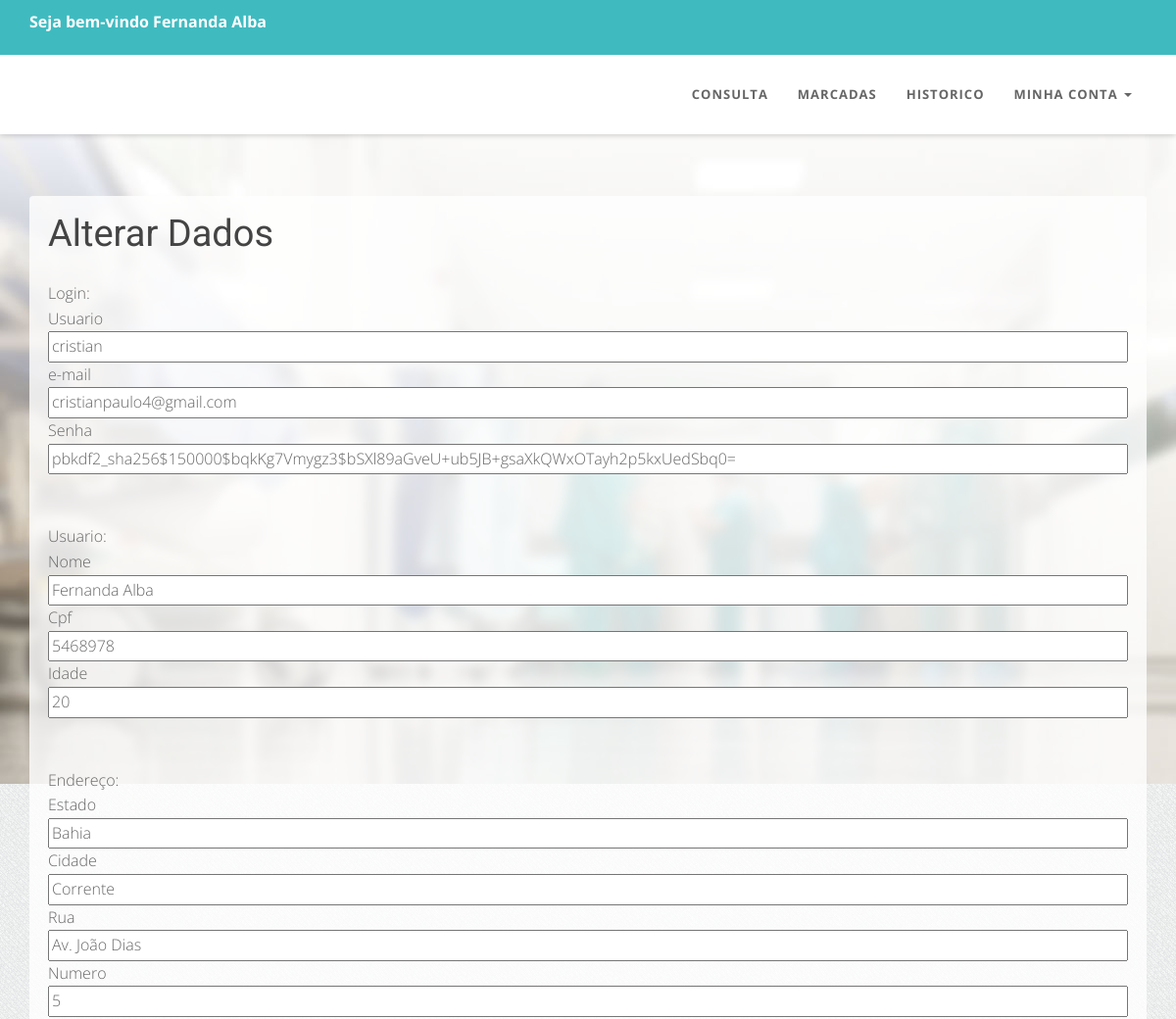
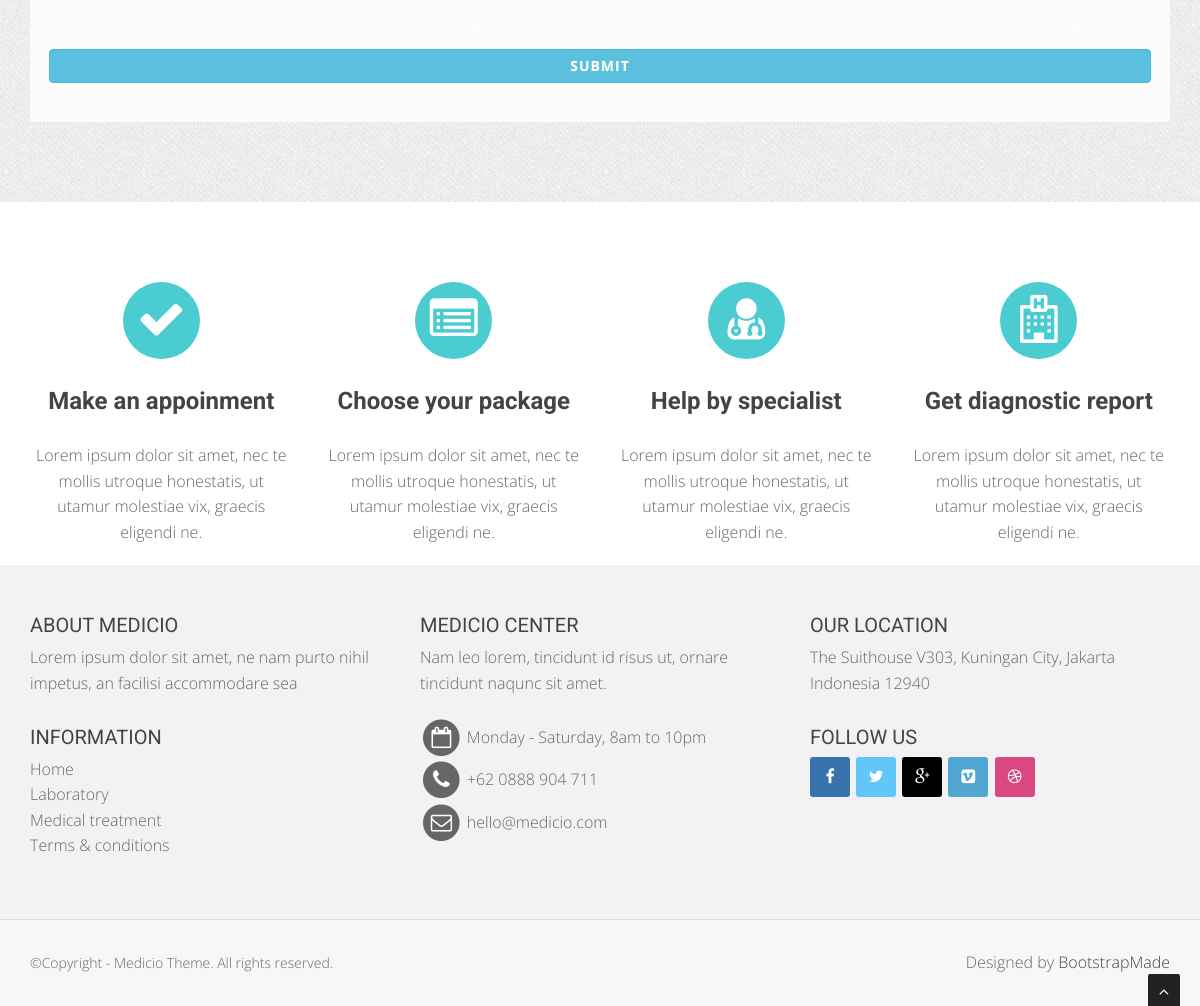
The page /alterar_meus_dados/1/ on the database its author committed (2 pictures, top to bottom).
### pwII/models.py (models this page shows, shortened)
class Cliente(models.Model):
    nome = models.CharField(max_length=100, null=False, blank=False)
    cpf = models.CharField(max_length=100, null=False, blank=False)
    idade = models.CharField(max_length=100, null=False, blank=False)
    user = models.OneToOneField(User, on_delete=models.SET_NULL, null=True)
    endereco = models.OneToOneField(Endereco, on_delete=models.SET_NULL, null=True)

class Endereco(models.Model):
    estado = models.CharField(max_length=100, null=False, blank=False)
    cidade = models.CharField(max_length=50, null=False, blank=False)
    bairro = models.CharField(max_length=50, null=False, blank=False)
    logradouro = models.CharField(max_length=100, null=False, blank=False)
    numero = models.IntegerField(null=False, blank=False)

### pwII/views.py (the view)
# urls.py: path('alterar_meus_dados/<int:pk>/', views.alterar_meus_dados, name='alterar_meus_dados'),
def alterar_meus_dados(request,pk):
    cliente = Cliente.objects.get(pk = pk)
    user_dados_cliente = Cliente.objects.get(id=pk)
    return render(request, 'pwII/alterar_meus_dados.html', {'user_dados_cliente':user_dados_cliente,'user':cliente})

### pwII/templates/pwII/alterar_meus_dados.html (shortened to what this page needs)
{% extends 'pwII/base.html' %}
{% load static %}
{% block content %}
<h1>Alterar Dados</h1>
<div>
<form method="POST" action="{% url 'salvar_meus_dados' %}">
	Login:
	<br>
	Usuario
        <br>
        <input name="username" type="text" value="{{user_dados_cliente.user.username}}">
        <br>
        e-mail
        <br>
        <input name="email" type="text" value="{{user_dados_cliente.user.email}}">
        <br>
        Senha
        <br>
        <input name="senha" type="text" value="{{user_dados_cliente.user.password}}">
        <br>
        <br>
        <br>
    Usuario:
    	<br>
    	Nome
        <br>
        <input name="nome" type="text" value="{{user_dados_cliente.nome}}">
    	<br>
    	Cpf
        <br>
        <input name="cpf" type="text" value="{{user_dados_cliente.cpf}}">
        <br>
        Idade
        <br>
        <input name="idade" type="text" value="{{user_dados_cliente.idade}}">
        <br>
        <br>
        <br>
    Endereço:
    	<br>
    	Estado
        <br>
        <input name="estado" type="text" value="{{user_dados_cliente.endereco.estado}}">
    	<br>
    	Cidade
        <br>
        <input name="cidade" type="text" value="{{user_dados_cliente.endereco.cidade}}">
    	<br>
        Rua
        <input name="logradouro" type="text" value="{{user_dados_cliente.endereco.logradouro}}">
    	<br>
    	Numero
        <br>
        <input name="numero" type="text" value="{{user_dados_cliente.endereco.numero}}">
    	<br>
        <br>
        <br>
	<input onclick="dados_alterados()" type="submit" class="btn btn-info">
</form>
</div>
{% endblock %}

### pwII/templates/pwII/base.html (shortened to what this page needs)
{% load static %}
<!DOCTYPE html>
<html lang="pt-Br">
<head>
  <link href="{% static 'css/bootstrap.min.css'%}" rel="stylesheet" type="text/css">
  <link href="{% static 'font-awesome/css/font-awesome.min.css'%}" rel="stylesheet" type="text/css" />
  <link rel="stylesheet" type="text/css" href="{% static 'plugins/cubeportfolio/css/cubeportfolio.min.css'%}">
  <link href="{% static 'css/nivo-lightbox.css'%}" rel="stylesheet" />
  <link href="{% static 'css/nivo-lightbox-theme/default/default.css'%}" rel="stylesheet" type="text/css" />
  <link href="{% static 'css/owl.carousel.css'%}" rel="stylesheet" media="screen" />
  <link href="{% static 'css/owl.theme.css'%}" rel="stylesheet" media="screen" />
  <link href="{% static 'css/animate.css'%}" rel="stylesheet" />
  <link href="{% static 'css/style.css'%}" rel="stylesheet">
  <link id="bodybg" href="{% static 'bodybg/bg1.css'%}" rel="stylesheet" type="text/css" />
  <link id="t-colors" href="{% static 'color/default.css'%}" rel="stylesheet">
</head>
<body id="page-top" data-spy="scroll" data-target=".navbar-custom">
  <div id="wrapper">
    <nav class="navbar navbar-custom navbar-fixed-top" role="navigation">
      <div class="top-area">
        <div class="container">
          <div class="row">
            <div class="col-sm-6 col-md-6">
              <p class="bold text-left">Seja bem-vindo {{user.nome}} </p>
            </div>
            <div class="col-sm-6 col-md-6">
            </div>
          </div>
        </div>
      </div>
      <div class="container navigation">
        <div class="collapse navbar-collapse navbar-right navbar-main-collapse">
          <ul class="nav navbar-nav">
            <li><a href="{% url 'marcar'  pk=user.id %}">Consulta</a></li>
            <li><a href="{% url 'list_consulta' pk=user.id %}">Marcadas</a></li>
            <li><a href="{% url 'historico' pk=user.id %}">Historico</a></li>
            <li class="dropdown">
              <a href="#" class="dropdown-toggle" data-toggle="dropdown">Minha conta <b class="caret"></b></a>
            </li>
          </ul>
        </div>
      </div>
    </nav>
    <section id="intro" class="intro">
      <div class="intro-content">
        <div class="container">
          <div class="row">
            <div class="container">
              <div class="well well-trans" >
                <div class="wow fadeInRight" data-wow-delay="0.1s">
                  <ul class="lead-list">
                    {% block content %}
                    {% endblock %}
                </ul>
                </div>
              </div>
            </div>
          </div>
        </div>
      </div>
    </section>
    <section id="boxes" class="home-section paddingtop-80">
      <div class="container">
        <div class="row">
          <div class="col-sm-3 col-md-3">
            <div class="wow fadeInUp" data-wow-delay="0.2s">
              <div class="box text-center">
                <i class="fa fa-check fa-3x circled bg-skin"></i>
                <h4 class="h-bold">Make an appoinment</h4>
                <p>
                  Lorem ipsum dolor sit amet, nec te mollis utroque honestatis, ut utamur molestiae vix, graecis eligendi ne.
                </p>
              </div>
            </div>
          </div>
          <div class="col-sm-3 col-md-3">
            <div class="wow fadeInUp" data-wow-delay="0.2s">
              <div class="box text-center">
                <i class="fa fa-list-alt fa-3x circled bg-skin"></i>
                <h4 class="h-bold">Choose your package</h4>
                <p>
                  Lorem ipsum dolor sit amet, nec te mollis utroque honestatis, ut utamur molestiae vix, graecis eligendi ne.
                </p>
              </div>
            </div>
          </div>
          <div class="col-sm-3 col-md-3">
            <div class="wow fadeInUp" data-wow-delay="0.2s">
              <div class="box text-center">
                <i class="fa fa-user-md fa-3x circled bg-skin"></i>
                <h4 class="h-bold">Help by specialist</h4>
                <p>
                  Lorem ipsum dolor sit amet, nec te mollis utroque honestatis, ut utamur molestiae vix, graecis eligendi ne.
                </p>
              </div>
            </div>
          </div>
          <div class="col-sm-3 col-md-3">
            <div class="wow fadeInUp" data-wow-delay="0.2s">
              <div class="box text-center">
                <i class="fa fa-hospital-o fa-3x circled bg-skin"></i>
                <h4 class="h-bold">Get diagnostic report</h4>
                <p>
                  Lorem ipsum dolor sit amet, nec te mollis utroque honestatis, ut utamur molestiae vix, graecis eligendi ne.
                </p>
              </div>
            </div>
          </div>
        </div>
      </div>
    </section>
    <footer>
      <div class="container">
        <div class="row">
          <div class="col-sm-6 col-md-4">
            <div class="wow fadeInDown" data-wow-delay="0.1s">
              <div class="widget">
                <h5>About Medicio</h5>
                <p>
                  Lorem ipsum dolor sit amet, ne nam purto nihil impetus, an facilisi accommodare sea
                </p>
              </div>
            </div>
            <div class="wow fadeInDown" data-wow-delay="0.1s">
              <div class="widget">
                <h5>Information</h5>
                <ul>
                  <li><a href="#">Home</a></li>
                  <li><a href="#">Laboratory</a></li>
                  <li><a href="#">Medical treatment</a></li>
                  <li><a href="#">Terms & conditions</a></li>
                </ul>
              </div>
            </div>
          </div>
          <div class="col-sm-6 col-md-4">
            <div class="wow fadeInDown" data-wow-delay="0.1s">
              <div class="widget">
                <h5>Medicio center</h5>
                <p>
                  Nam leo lorem, tincidunt id risus ut, ornare tincidunt naqunc sit amet.
                </p>
                <ul>
                  <li>
                    <span class="fa-stack fa-lg">
                  <i class="fa fa-circle fa-stack-2x"></i>
                  <i class="fa fa-calendar-o fa-stack-1x fa-inverse"></i>
                </span> Monday - Saturday, 8am to 10pm
                  </li>
                  <li>
                    <span class="fa-stack fa-lg">
                  <i class="fa fa-circle fa-stack-2x"></i>
                  <i class="fa fa-phone fa-stack-1x fa-inverse"></i>
                </span> +62 0888 904 711
                  </li>
                  <li>
                    <span class="fa-stack fa-lg">
                  <i class="fa fa-circle fa-stack-2x"></i>
                  <i class="fa fa-envelope-o fa-stack-1x fa-inverse"></i>
                </span> hello@medicio.com
                  </li>
                </ul>
              </div>
            </div>
          </div>
          <div class="col-sm-6 col-md-4">
            <div class="wow fadeInDown" data-wow-delay="0.1s">
              <div class="widget">
                <h5>Our location</h5>
                <p>The Suithouse V303, Kuningan City, Jakarta Indonesia 12940</p>
              </div>
            </div>
            <div class="wow fadeInDown" data-wow-delay="0.1s">
              <div class="widget">
                <h5>Follow us</h5>
                <ul class="company-social">
                  <li class="social-facebook"><a href="#"><i class="fa fa-facebook"></i></a></li>
                  <li class="social-twitter"><a href="#"><i class="fa fa-twitter"></i></a></li>
                  <li class="social-google"><a href="#"><i class="fa fa-google-plus"></i></a></li>
                  <li class="social-vimeo"><a href="#"><i class="fa fa-vimeo-square"></i></a></li>
                  <li class="social-dribble"><a href="#"><i class="fa fa-dribbble"></i></a></li>
                </ul>
              </div>
            </div>
          </div>
        </div>
      </div>
      <div class="sub-footer">
        <div class="container">
          <div class="row">
            <div class="col-sm-6 col-md-6 col-lg-6">
              <div class="wow fadeInLeft" data-wow-delay="0.1s">
                <div class="text-left">
                  <p>&copy;Copyright - Medicio Theme. All rights reserved.</p>
                </div>
              </div>
            </div>
            <div class="col-sm-6 col-md-6 col-lg-6">
              <div class="wow fadeInRight" data-wow-delay="0.1s">
                <div class="text-right">
                  <div class="credits">
                    Designed by <a href="https://bootstrapmade.com/">BootstrapMade</a>
                  </div>
                </div>
              </div>
            </div>
          </div>
        </div>
      </div>
    </footer>
  </div>
  <a href="#" class="scrollup"><i class="fa fa-angle-up active"></i></a>
</body>
</html>

### pwII/static/css/style.css (style rules this page uses)
body { width: 100%; height: 100%; font-family: 'Open Sans', sans-serif; font-weight: 300; color: #666; background-color: #ddd; font-size: 16px; line-height: 1.6em; }
html { width: 100%; height: 100%; }
label, input, button, select, textarea { font-family: 'Open Sans', sans-serif; font-size: inherit; line-height: inherit; }
h1 { font-size: 38px; }
h4 { font-size: 28px; }
h5 { font-size: 24px; }
h1, h2, h3, h4, h5, h6 { margin: 0 0 30px; font-family: 'Roboto', sans-serif; font-weight: 400; color: #444; line-height: 1em; }
h1.h-bold,h2.h-bold,h3.h-bold ,h4.h-bold ,h5.h-bold ,h6.h-bold { font-weight: 700; }
p { margin: 0 0 20px; }
p.bold { font-weight: 700; }
a { color: #666; -webkit-transition: all .2s ease-in-out; -moz-transition: all .2s ease-in-out; transition: all .2s ease-in-out; }
.top-area { -webkit-transition: all .4s ease-in-out; -moz-transition: all .4s ease-in-out; transition: all .4s ease-in-out; width: 100%; color: #fff; padding-top: 10px; padding-bottom: 10px; }
.top-area p { margin-bottom: 10px; }
.navbar.navbar-custom { width: inherit; margin: 0 auto; padding-bottom:0; box-shadow: 0 0 3px rgba(0,0,0,0.12); box-shadow: 0 1px 6px rgba(0,0,0,.2); -webkit-box-shadow: 0 1px 6px rgba(0,0,0,.2); -moz-box-shadow: 0 1px 6px rgba(0,0,0,.2); -o-box-shadow: 0 1px 6px rgba(0,0,0,.2); }
.navbar.navbar-custom .navigation { padding-bottom: 15px; }
.navbar { margin-bottom: 0; border-bottom: 1px solid rgba(255,255,255,.3); }
.navbar.navbar-custom.navbar-fixed-top { background: #fff; }
.navbar.navbar-custom { padding-top: 0; }
.navbar.navbar-custom ul.nav.navbar-nav { margin-top: 15px; -webkit-transition: all .4s ease-in-out; -moz-transition: all .4s ease-in-out; transition: all .4s ease-in-out; }
.navbar-custom ul.nav li a { font-size: 13px; letter-spacing: 1px; color: #666; text-transform: uppercase; font-weight: 700; background: transparent; }
.paddingtop-80 { padding-top:80px !important; }
.home-section { padding-top: 150px; display:block; position:relative; z-index:120; background-color: #fff; }
.intro { width:100%; position:relative; }
.intro-content { background: url(../img/dummy/bg1.jpg) no-repeat top center; padding:200px 0 60px; }
ul.lead-list { list-style: none; margin-left: 0; padding-left: 0; margin-bottom: 20px; }
.well.well-trans { background-color: rgba(255,255,255,.8); -webkit-box-shadow: none; box-shadow: none; border: none; }
.box h4 { font-size: 24px; }
.box i { margin-bottom: 30px; }
.circled { border-radius: 50%; display: inline-block; color: #fff; width: 1.6em; height: 1.6em; text-align: center; line-height: 1.6em; }
.company-social { margin-left: 0; padding-left: 0; margin-top: 10px; }
.company-social { text-align: left; list-style: none; }
.company-social li { margin:0; padding:0; display: inline-block; }
.company-social a { margin:0 2px 0 0; }
.company-social a i { width: 40px; height: 40px; line-height: 40px; text-align: center; color: #fff; -webkit-transition: background .3s ease-in-out; transition: background .3s ease-in-out; text-align: center; border-radius: 3px; padding:0; }
.company-social .social-facebook a i { background: #3873ae; }
.company-social .social-twitter a i { background: #62c6f8; }
.company-social .social-dribble a i { background: #d74980; }
.company-social .social-google a i { background: #000; }
.company-social .social-vimeo a i { background: #51a6d3; }
.widget ul { list-style: none; margin-left:0; padding-left:0; }
footer { background-color: #f2f2f2; }
footer { padding: 50px 0 0; }
footer .widget { margin-bottom: 30px; }
footer .widget h5 { font-size: 20px; margin-bottom: 10px; text-transform: uppercase; }
.sub-footer { margin-top: 30px; background-color: #f7f7f7; border-top: 1px solid #ddd; padding: 30px 0 10px; }
.sub-footer a { color: #444; }
footer .sub-footer p { font-size: 14px; }
.scrollup { position:fixed; width:32px; height:32px; bottom:0px; right:20px; background: #222; -webkit-border-radius: 2px 2px 0 0; -moz-border-radius: 2px 2px 0 0; border-radius: 2px 2px 0 0; }
a.scrollup { outline:0; text-align: center; }
a.scrollup i { margin-top: 10px; color: #fff; }
.btn { position: relative; display: inline-block; outline: none; color: #fff; text-decoration: none; text-transform: uppercase; letter-spacing: 1px; font-weight: 400; text-shadow: 0 0 1px rgba(255,255,255,0.3); font-size: 14px; font-weight: 700; }

### pwII/static/bodybg/bg1.css (style rules this page uses)
body { background: url(../img/bodybg/bg1.png) repeat left top; }

### pwII/static/color/default.css (style rules this page uses)
.circled { background: #4ACCD1; }
.top-area { background: #3fbbc0; }
.bg-skin { background: #4ACCD1; }

### rows shown on the page
Cliente: nome "Fernanda Alba", username "cristian", email "cristianpaulo4@gmail.com", senha "pbkdf2_sha256$150000$bqkKg7Vmygz3$bSXl89aGveU+ub5JB+gsaXkQWxOTayh2p5kxUedSbq0=", cpf "5468978", idade "20", estado "Bahia", cidade "Corrente", logradouro "Av. João Dias", numero "5"
